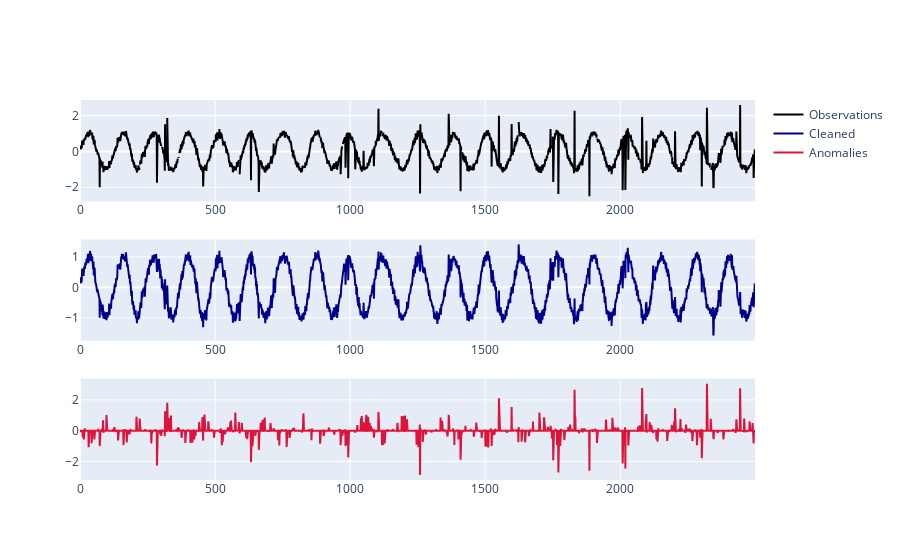

This figure's notebook cell:
### Code cell
%%time

hp = ImprovedRPCAHyperparams(signal=samples.tolist(), period=20)
hp.add_hyperparams(hyperparams_lam=[0.38, 0.42])
D, X, A = hp.compute_improve_rpca_hyperparams()
drawing.plot_matrices([D, X, A])
s1, s2, s3 = hp.resultRPCA_to_signal()
drawing.plot_signal([s1, s2, s3])

### Figure 1 — Plotly figure (JSON) as saved in the notebook; plotly's stock layout.template omitted (floating-point values rounded to 4 significant figures; data arrays with more than 128 entries replaced by an {"elided": "..."} marker saying what was removed)
{"data": [{"line": {"color": "black"}, "name": "Observations", "type": "scatter", "x": {"elided": "2500 int values"}, "xaxis": "x", "y": {"elided": "2500 float values"}, "yaxis": "y"}, {"line": {"color": "darkblue"}, "name": "Cleaned", "type": "scatter", "x": {"elided": "2500 int values"}, "xaxis": "x2", "y": {"elided": "2500 float values"}, "yaxis": "y2"}, {"line": {"color": "crimson"}, "name": "Anomalies", "type": "scatter", "x": {"elided": "2500 int values"}, "xaxis": "x3", "y": {"elided": "2500 float values"}, "yaxis": "y3"}], "layout": {"xaxis": {"anchor": "y", "domain": [0, 1]}, "xaxis2": {"anchor": "y2", "domain": [0, 1]}, "xaxis3": {"anchor": "y3", "domain": [0, 1]}, "yaxis": {"anchor": "x", "domain": [0.7333, 1]}, "yaxis2": {"anchor": "x2", "domain": [0.3667, 0.6333]}, "yaxis3": {"anchor": "x3", "domain": [0, 0.2667]}}}
